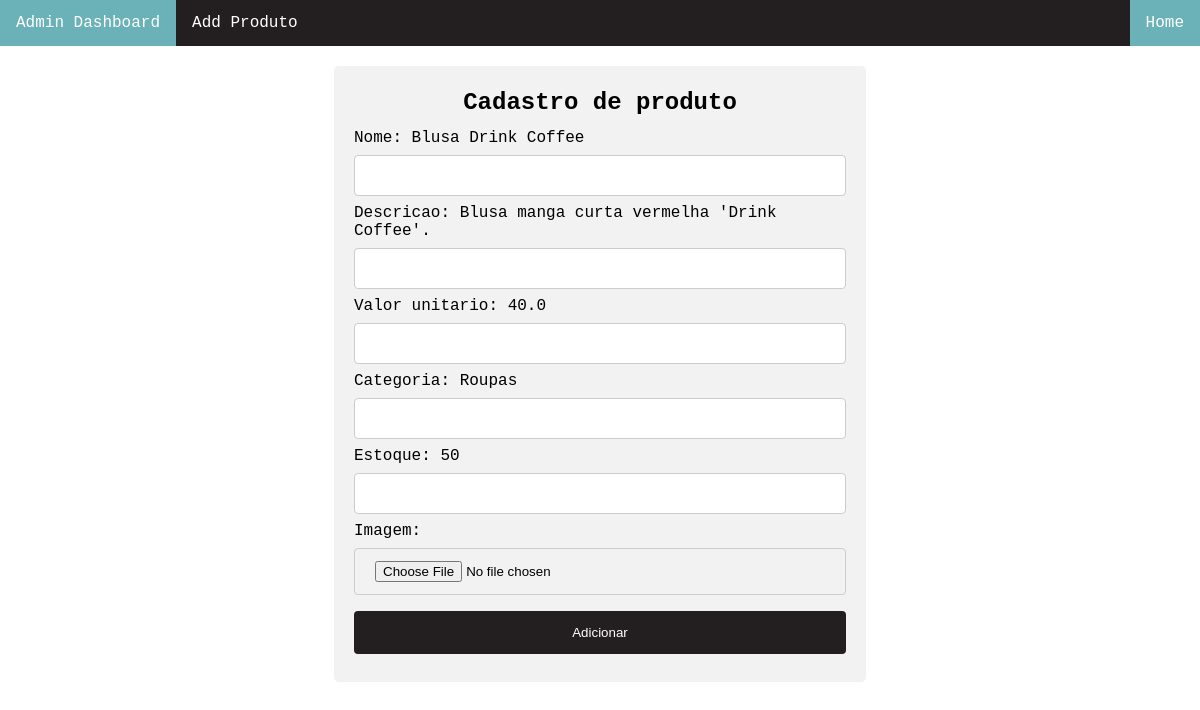
The app's page /admin/att_produto/6 with its own data.
### models/tables.py (models this page shows, shortened)
class Produto(db.Model):
    __tablename__ = "produtos"
    id = db.Column(db.Integer, primary_key=True)
    nome = db.Column(db.String(50), unique=True)
    descricao = db.Column(db.String(500))
    valor_unitario = db.Column(db.Float(20))
    categoria = db.Column(db.String(30))
    estoque = db.Column(db.Integer)
    image = db.Column(db.String(100))

### controller/rotas.py (the view)
@app.route('/admin/att_produto/<idp>', methods=['GET', 'POST'])
def att_produto(idp):
    form = AttProduto()
    produto_atual = Produto.query.filter_by(id=idp).first()
    checar = 0
    if form.nome.data:
        produto_atual.nome = form.nome.data
        db.session.commit()
        checar += 1
    if form.descricao.data:
        produto_atual.descricao = form.descricao.data
        db.session.commit()
        checar += 1
    if form.valor_unitario.data:
        produto_atual.valor_unitario = form.valor_unitario.data
        db.session.commit()
        checar += 1
    if form.categoria.data:
        produto_atual.categoria = form.categoria.data
        db.session.commit()
        checar += 1
    if form.estoque.data:
        produto_atual.estoque = form.estoque.data
        db.session.commit()
        checar += 1
    if form.image.data:
        produto_atual.image = photos.url(photos.save(form.image.data))
        db.session.commit()
        checar += 1
    if checar >= 1:
        return redirect(url_for('admin'))
    return render_template('admin/edit_produto.html', form=form, produto_atual=produto_atual)

### models/forms.py
class AttProduto(FlaskForm):
    nome = StringField('nome')
    categoria = StringField('categoria')
    descricao = StringField('descricao')
    estoque = IntegerField('estoque')
    valor_unitario = FloatField('valor_unitario')
    image = FileField('image')

### templates/admin/edit_produto.html (shortened to what this page needs)
{% extends 'admin/admin.html' %}
{% block content %}
  <form style="margin: 20px auto;width: 41%" action="" method="POST" class="divform" enctype="multipart/form-data">
    <h2 class="titulo">Cadastro de produto</h2>
      <label>Nome: {{ produto_atual.nome }}</label>
      {{
        form.nome(class="campotexto")
      }}
      <label>Descricao: {{ produto_atual.descricao }}</label>
      {{
        form.descricao(class="campotexto")
      }}
      <label>Valor unitario: {{ produto_atual.valor_unitario }}</label>
      {{
        form.valor_unitario(class="campotexto")
      }}
      <label>Categoria: {{ produto_atual.categoria }}</label>
      {{
        form.categoria(class="campotexto")
      }}
      <label>Estoque: {{ produto_atual.estoque }}</label>
      {{
        form.estoque(class="campotexto")
      }}
      <label>Imagem: </label>
      {{
        form.image(class="campotexto")
      }}
      <button class="botoes" type="submit">Adicionar</button>
  </form>
{% endblock %}

### static/css/newcss.css (style rules this page uses)
body { margin: 0; padding: 0; font-family: monospace, monospace; }
.campotexto { width: 100%; padding: 12px 20px; margin: 8px 0; display: inline-block; border: 1px solid #ccc; border-radius: 4px; box-sizing: border-box; }
.botoes { width: 100%; background-color: #231f20; color: white; padding: 14px 20px; margin: 8px 0; border: none; border-radius: 4px; cursor: pointer; }
.titulo { font-size: 1.5em; font-style: inherit; display: block; text-align: center; margin-top: 3px; margin-bottom: 13px; }
.divform { width: 61%; margin: 20px auto; border-radius: 5px; background-color: #f2f2f2; padding: 20px; }

### records on screen
Produto: nome "Blusa Drink Coffee", descricao "Blusa manga curta vermelha 'Drink Coffee'.", valor_unitario "40.0", categoria "Roupas", estoque "50"
